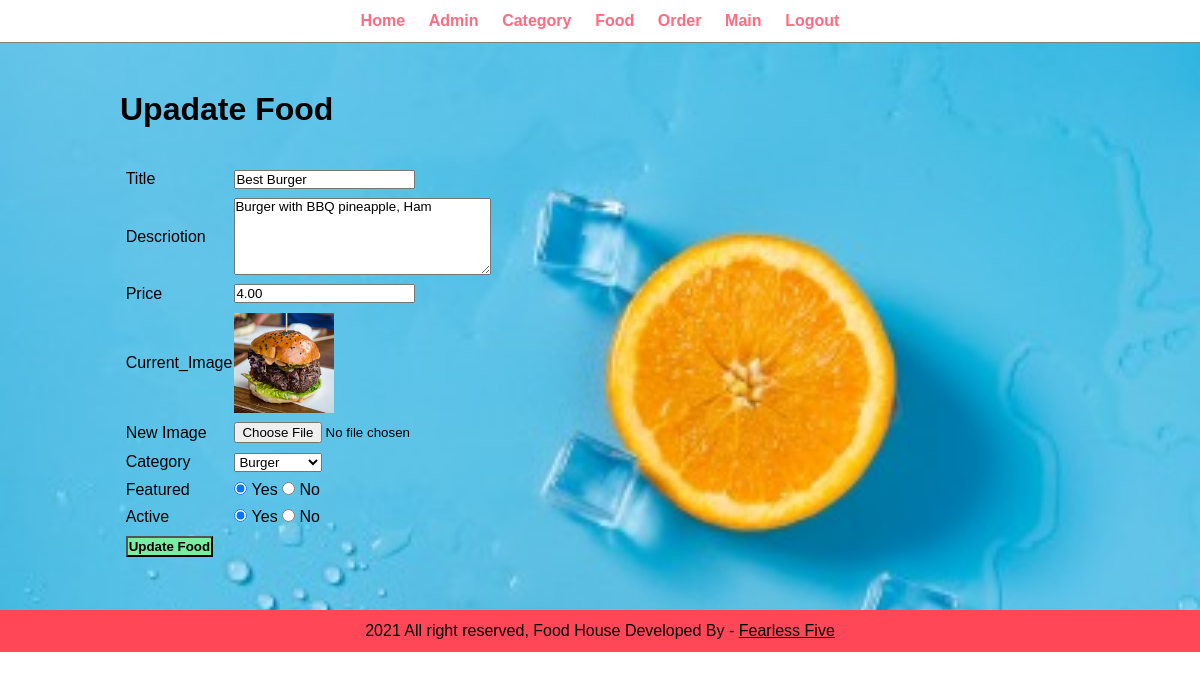
The app's page /admin/update-food.php?id=17 (signed in) with its own data.
### tables this page shows
CREATE TABLE `tbl_food` (
  `id` int(10) UNSIGNED NOT NULL,
  `title` varchar(150) DEFAULT NULL,
  `description` text DEFAULT NULL,
  `price` decimal(10,2) DEFAULT NULL,
  `image_name` varchar(255) DEFAULT NULL,
  `category_id` int(10) UNSIGNED DEFAULT NULL,
  `featured` varchar(10) DEFAULT NULL,
  `active` varchar(10) DEFAULT NULL
);

CREATE TABLE `tbl_category` (
  `id` int(11) UNSIGNED NOT NULL,
  `title` varchar(100) DEFAULT NULL,
  `image_name` varchar(255) DEFAULT NULL,
  `featured` varchar(10) DEFAULT NULL,
  `active` varchar(10) DEFAULT NULL
);

### admin/update-food.php (the view, shortened to what this page needs)
<?php include('partials/menue.php') ?>
<?php
    if(isset($_GET['id']))
    {
        $id = $_GET['id'];
        $sql2 = "SELECT * FROM tbl_food WHERE id = $id";
        $res2 = mysqli_query($conn,$sql2);
        $count2 = mysqli_num_rows($res2);
        if($count2 == 1)
        {
            $row2 = mysqli_fetch_assoc($res2);
            $title = $row2['title'];
            $description = $row2['description'];
            $price = $row2['price'];
            $current_image = $row2['image_name'];
            $current_category = $row2['category_id'];
            $featured = $row2['featured'];
            $active = $row2['active'];
        }
        else
        {
            header('location:'.SITEURL.'admin/manage-food.php');
            $_SESSION['unauthorized'] = "<div class='error'>Unauthorized Access.</div>";
        }
    }
    else
    {
        header('location:'.SITEURL.'admin/manage-food.php');
        $_SESSION['no-category-found'] = "<div class='error'>Category Not Found</div>";
    }
?>
<div class="main-content">
    <div class="wrapper">
        <h1>Upadate Food</h1>
        <br><br>
        <form action="" method="POST" enctype="multipart/form-data">
            <table class="tbl-30">
                <tr>
                    <td>Title </td>
                    <td>
                        <input type="text" name="title" value="<?php echo $title; ?>">
                    </td>
                </tr>
                <tr>
                    <td>Descriotion </td>
                    <td>
                        <textarea name="description" cols="30" rows="5"><?php echo $description; ?></textarea>
                    </td>
                </tr>
                <tr>
                    <td>Price</td>
                    <td>
                        <input type="number" name="price" value="<?php echo $price; ?>">
                    </td>
                </tr>
                <tr>
                    <td>Current_Image</td>
                    <td>
                        <?php
                            if($current_image != "")
                            {
                                ?>
                                    <img src="<?php echo SITEURL; ?>images/food/<?php echo $current_image; ?>" width=100px>
                                <?php
                            }
                            else
                            {
                                echo "<div class='error'>Image Not Available</div>";
                            }
                        ?>
                    </td>
                </tr>
                <tr>
                    <td>New Image </td>
                    <td>
                        <input type="file" name="image">
                    </td>
                </tr>
                <tr>
                    <td>Category </td>
                    <td>
                        <select name="category">
                            <?php
                                $sql = "SELECT * FROM tbl_category WHERE active='Yes'";
                                $res = mysqli_query($conn, $sql);
                                $count = mysqli_num_rows($res);
                                if($count > 0)
                                {
                                    while($row = mysqli_fetch_assoc($res))
                                    {
                                        $category_title = $row['title'];
                                        $category_id = $row['id'];
                                        ?>
                                            <option <?php if($current_category == $category_id){echo "selected";} ?> value="<?php echo $category_id; ?>"><?php echo $category_title; ?></option>
                                        <?php
                                    }
                                }
                                else
                                {
                                    echo "<option value='0'>Category Not Found.</option>";
                                }
                            ?>
                        </select>
                    </td>
                </tr>
                <tr>
                    <td>Featured </td>
                    <td>
                        <input <?php if($featured == 'Yes'){echo "checked";} ?> type="radio" name="featured" value="Yes"> Yes
                        <input <?php if($featured == 'No'){echo "checked";} ?> type="radio" name="featured" value="No"> No
                    </td>
                </tr>
                <tr>
                    <td>Active </td>
                    <td>
                        <input <?php if($active == 'Yes'){echo "checked";} ?> type="radio" name="active" value="Yes"> Yes
                        <input <?php if($active == 'No'){echo "checked";} ?> type="radio" name="active" value="No"> No
                    </td>
                </tr>
                <tr>
                    <td>
                        <input type="submit" name="submit" value="Update Food" class="btn-secondary">
                    </td>
                </tr>
            </table>
        </form>
    </div>
</div>
<?php include('partials/footer.php'); ?>

### css/admin.css (style rules this page uses)
* { margin: 0; padding: 0; font-family: Arial, Helvetica, sans-serif; color: black; }
.wrapper { padding: 1%; width: 80%; margin: 0 auto; }
.tbl-30 { width: 30%; }
table tr td { padding: 1%; }
.btn-secondary { background-color: #7bed9f; padding: 1%; color: black; text-decoration: none; font-weight: bold; }
.main-content { background-color: #f1f2f6; background-image:url(../images/bgg5.jpg); background-size: cover; background-repeat: no-repeat; padding: 3% 0; }

### records on screen
tbl_food: title "Best Burger", description "Burger with BBQ pineapple, Ham", price "4.00", image_name (picture), category "Burger", featured "☑", active "☑"
